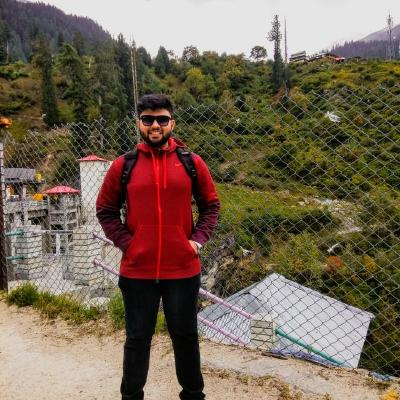
#> input picture Face Recognition/soumy.jpg, 400 x 400 px, found by its file name
$ jupyter execute --allow-errors 'Face Classifier.ipynb'   (shell and % lines are left out)
#> lines starting #> are read from the running program, lines starting #| are printed output that depends on the picture
[cell 1]
from PIL import Image
import cv2
import numpy as np
import pickle

[cell 2]
face_cascade=cv2.CascadeClassifier("haarcascade_frontalface_default.xml")

[cell 3]
img=cv2.imread('soumy.jpg')
#> img is the input picture: shape (400, 400, 3); mean B, G, R 85.6, 103.1, 118
gray=cv2.cvtColor(img,cv2.COLOR_BGR2GRAY)
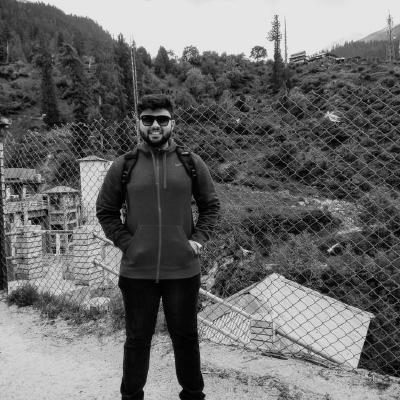
#> gray: shape (400, 400); min 0, max 251, mean 105.6
cv2.imshow("gry",gray)
cv2.waitKey(0)
cv2.destroyAllWindows()

#> (a cell that did not finish here is left out)

[cell 5]
# Face Classifier from here
import os

[cell 6]
BASE_DIR=os.path.dirname('C:/Users/U372769/Desktop/Python/Face Recognition/Face Classifier/')

[cell 7]
print(BASE_DIR)

[cell 8]
image_dir=os.path.dirname("C:/Users/U372769/Desktop/Python/Face Recognition/Face Classifier/Images/")

[cell 9]
print(image_dir)

[cell 10]
face_cas=cv2.CascadeClassifier('haarcascade_frontalface_default.xml')
recognizer = cv2.face.LBPHFaceRecognizer_create()

current_id=0
label_ids={}
y_labels=[]
x_train=[]

for root, dirs, files in os.walk(image_dir):
    for file in files:
        if file.endswith("png") or file.endswith("jpg") or file.endswith("jpeg"):
            path=os.path.join(root,file)
            path=path.replace("\\","/")
            label=os.path.basename(os.path.dirname(path)).lower()
            #print(label,path)
            if not label in label_ids:
                label_ids[label]=current_id
                current_id +=1
            id_=label_ids[label]
            #print(label_ids)
            pil_image=Image.open(path).convert("L") #converting to grayscale image
            image_array=np.array(pil_image,"uint8")
            #print(image_array)
            facez=face_cas.detectMultiScale(image_array,1.5,2)

            for (x,y,w,h) in facez:
                roi=image_array[y:y+h,x:x+w]
                x_train.append(roi)
                y_labels.append(id_)
#> pass 2 of the loop `for root, dirs, files in os.walk(image_dir):`:
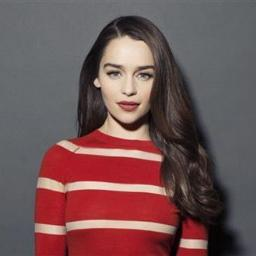
#> input picture Face Recognition/Face Classifier/Images/EmiliaClarke/2.jpeg, 256 x 256 px
#> `pil_image=Image.open(path).convert("L")`:
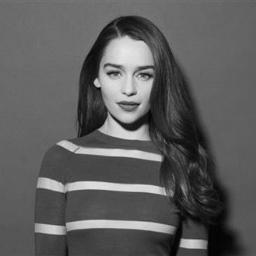
#> pil_image: PIL image 256x256 L; min 1, max 232, mean 92.9
#> facez = [[87, 42, 81, 81]]
#> the loop `for (x,y,w,h) in facez:` made 1 pass
#> pass 1, `roi=image_array[y:y+h,x:x+w]`:
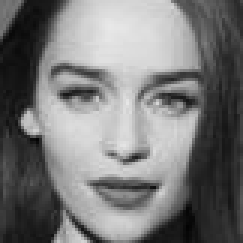
#> roi: shape (81, 81) (shown 3 times larger); min 3, max 232, mean 120
#> after the loop `for (x,y,w,h) in facez:`: x_train = 1 item; y_labels = [0]
#print(y_labels)
#print(x_train)
with open("labels.pickle",'wb') as f:
    pickle.dump(label_ids,f)

recognizer.train(x_train,np.array(y_labels))
recognizer.save("trainner.yml")
